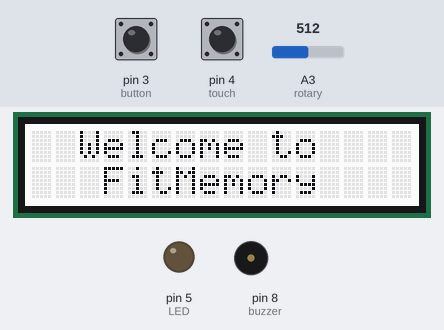
This sketch was run on a simulated Arduino Uno, built with avr-gcc and run on an emulated ATmega328P. On the bench: 16×2 character LCD, output pins drawn as LEDs (lit = HIGH), buzzer (waves = sounding). Inputs (shaded band) come from the test bench; at power-on: pin 3 (button) LOW, A3 (rotary) = 512, pin 4 (touch) LOW. Random numbers use the default seed unless the sketch sets one; what the sketch prints to the serial monitor is not drawn.

Above: at 1.1 s.
1.2 s: pin 3 (button) pulled HIGH for 0.15 s
At 1.46 s:
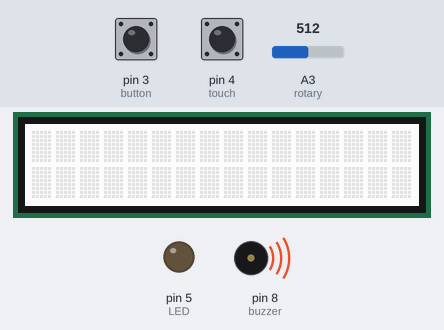
3.2 s: pin 3 (button) pulled HIGH for 1 s
At 5.1 s:
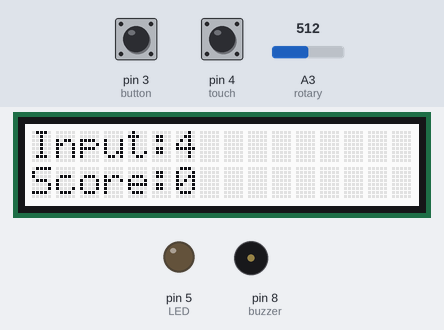
5.7 s: pin 3 (button) pulled HIGH for 0.15 s
At 6.1 s:
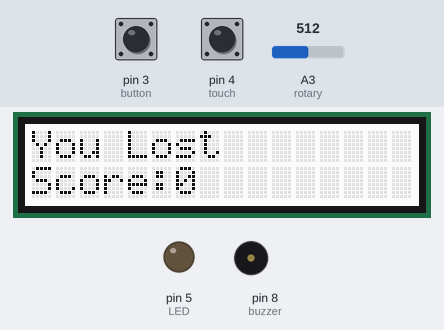
8.4 s: A3 (rotary) set to 716
At 9.1 s:
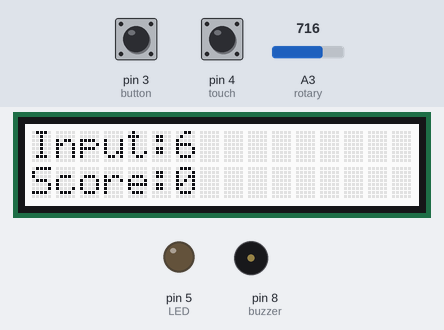
9.9 s: pin 4 (touch) pulled HIGH for 0.15 s
At 11.0 s:
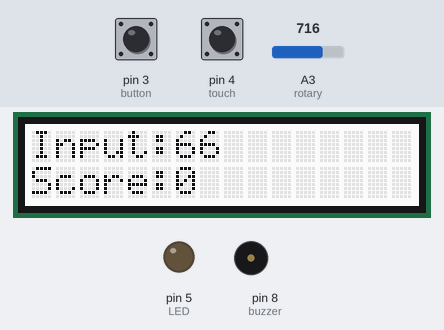
11.6 s: pin 4 (touch) pulled HIGH for 1 s
At 12.8 s:
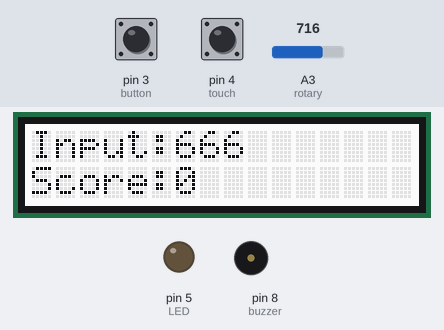
Timing chart, 0 to 14.6 s (numbered marks = the images above; inputs shaded):
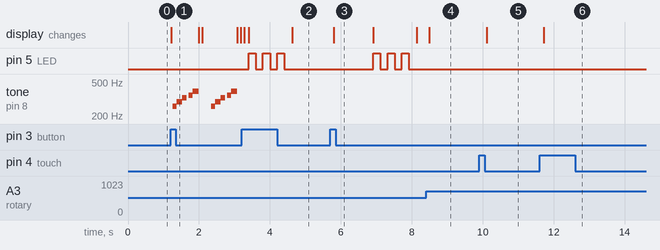

The sketch:

FitMemory.ino
```cpp
#include <Wire.h>
#include "rgb_lcd.h"

rgb_lcd lcd;

const int button = 3;
const int rotary = 3;
const int LED = 5;
const int touch = 4;
const int buttonpressed = HIGH;
const int buzzer = 8;
int last_button_state;
int last_touch_state;
long user = 0L;
long game = 0L;
int count;
int present = 0;
int score = 0;
int level = 0;
int levels[10] = {1, 1, 2, 2, 3, 3, 4, 4, 5, 5};
int start = 0;

int length = 5; // the number of notes
char notes[] = "cdefg"; // a space represents a rest
int beats[] = { 1, 1, 1, 1, 1};
int tempo = 100;

void playTone(int tone, int duration) {
  for (long i = 0; i < duration * 1000L; i += tone * 2) {
    digitalWrite(buzzer, HIGH);
    delayMicroseconds(tone);
    digitalWrite(buzzer, LOW);
    delayMicroseconds(tone);
  }
}

void playNote(char note, int duration) {
  char names[] = { 'c', 'd', 'e', 'f', 'g', 'a', 'b', 'C' };
  int tones[] = { 1915, 1700, 1519, 1432, 1275, 1136, 1014, 956 };
  // play the tone corresponding to the note name
  for (int i = 0; i < 8; i++) {
    if (names[i] == note) {
      playTone(tones[i], duration);
    }
  }
}

byte armsDown[8] = {
    0b00100,
    0b01010,
    0b00100,
    0b00100,
    0b01110,
    0b10101,
    0b00100,
    0b01010
};

byte armsUp[8] = {
    0b00100,
    0b01010,
    0b00100,
    0b10101,
    0b01110,
    0b00100,
    0b00100,
    0b01010
};

byte smiley[8] = {
    0b00000,
    0b00000,
    0b01010,
    0b00000,
    0b00000,
    0b10001,
    0b01110,
    0b00000
};

void setup()
{
    Serial.begin(9600);
    last_button_state = !buttonpressed;
    last_touch_state = !buttonpressed;
    randomSeed(analogRead(0));
    lcd.begin(16, 2);
    lcd.createChar(0, armsDown);
    lcd.createChar(1, armsUp);
    lcd.createChar(2, smiley);
    lcd.setCursor(2, 0);
    lcd.print("Welcome to");
    lcd.setCursor(3, 1);
    lcd.print("FitMemory");
    pinMode(rotary, INPUT);
    pinMode(LED, OUTPUT);
    pinMode(touch, INPUT);
    pinMode(button, INPUT);
    pinMode(buzzer, OUTPUT);
    while (!getButtonPress()) { delay(100); }
    lcd.clear();
    count = 0;
    score = 0;
    level = 1;
    start = 1;
}

void loop()
{
  if(start) {
     for (int i = 0; i < length; i++) {
      playNote(notes[i], beats[i]*tempo);
      delay(tempo/2);
     }
    lcd.clear();
    lcd.print("Press Again to");
    lcd.setCursor(0, 1);
    lcd.print("Start");
    lcd.setCursor(5, 1);
    lcd.write((uint8_t)0);
    delay(100);
    lcd.setCursor(5, 1);
    lcd.write((uint8_t)1);
    delay(100);

  }

    if (getButtonPress()) {
      start = 0;
      lcd.clear();
      lcd.setCursor(0, 0);
      if (user == game && game != 0 && score < 10) {
        lcd.print("You Are Correct");
        score++;
        lcd.setCursor(0, 1);
        lcd.print("Score:");
        lcd.setCursor(6, 1);
        lcd.print(score);
        delay(500);
        level = levels[score];
        Serial.println(level);
      }
      else if (game != 0 && user != game) {
        lcd.print("You Lost");
        Serial.println(user);
        lcd.setCursor(0, 1);
        lcd.print("Score:");
        lcd.setCursor(6, 1);
        lcd.print(score);
        score = 0;
        level = 1;
        delay(1000);
      }

      if (score == 10) {
        lcd.clear();
        lcd.setCursor(4, 0);
        lcd.print("YOU WON");
        lcd.setCursor(12, 0);
        lcd.write((uint8_t)2);
        score = 0;
        //Add Animation
      }
      delay(100);
      lcd.clear();
      count = 0;
      user = 0;
      game = random(powlong(10L, 2+level), powlong(10L, 3+level));
      lcd.setCursor(0, 0);
      lcd.print("Number:");
      lcd.setCursor(7, 0);
      lcd.print(game);
      lcd.setCursor(0, 1);
      lcd.print("Level:");
      lcd.setCursor(6, 1);
      lcd.print(level);
      for (int i = 0; i < 3; i++) {
        analogWrite(LED, 255);
        delay(200);
        analogWrite(LED, 0);
        delay(200);
      }
      lcd.clear();
      lcd.setCursor(0,0);
    }

      if (getTouchPress()) {
        user += ((long)present) * powlong(10L, 2+level-count);
        count++;
        lcd.setCursor(count, 0);
      }

      else {
        if (game != 0) {
          lcd.setCursor(0,1);
          lcd.print("Score:");
          lcd.setCursor(6,1);
          lcd.print(score);
          lcd.setCursor(0,0);
          lcd.print("Input:");
          lcd.setCursor(6 + count, 0);
          present = getDigit();
          lcd.print(present);
        }
      }

    delay(100);

}

int getButtonPress() {
  int button_state = digitalRead(button);
  int button_change = button_state!=last_button_state;
  last_button_state = button_state;
  return button_change && (button_state==buttonpressed);
}

int getTouchPress() {
  int touch_state = digitalRead(touch);
  int touch_change = touch_state!=last_touch_state;
  last_touch_state = touch_state;
  return touch_change && (touch_state==buttonpressed);
}

int getDigit() {
  return (int)analogRead(rotary)/103;
}

long powlong(long x, int y)
{
  if (y==0)
    return(1);
  else
    return(powlong(x,y-1)*x);
}
```

Measured:
- after the input at 1.2 s, tone on pin 8 (buzzer): plays 261 Hz for 0.12 s, 294 Hz for 0.16 s, 328 Hz for 0.12 s, 348 Hz for 0.12 s, 391 Hz for 0.16 s, 261 Hz for 0.12 s … (10 notes in this stretch), starting after 0.06 s; the display: changes at once (image 1)
- after the input at 3.2 s, pin 5 (LED): alternates HIGH for 0.20 s and LOW for 0.20 s, 6 changes in all, then stays LOW, starting after 0.20 s
- after the input at 5.7 s, pin 5 (LED): alternates HIGH for 0.20 s and LOW for 0.20 s, starting after 1.2 s; the display: changes after 0.09 s (image 3)
- after the input at 8.4 s, the display: changes after 0.09 s (image 4)
- after the input at 9.9 s, the display: changes after 0.20 s (image 5)
- after the input at 11.6 s, the display: changes after 0.12 s (image 6)
